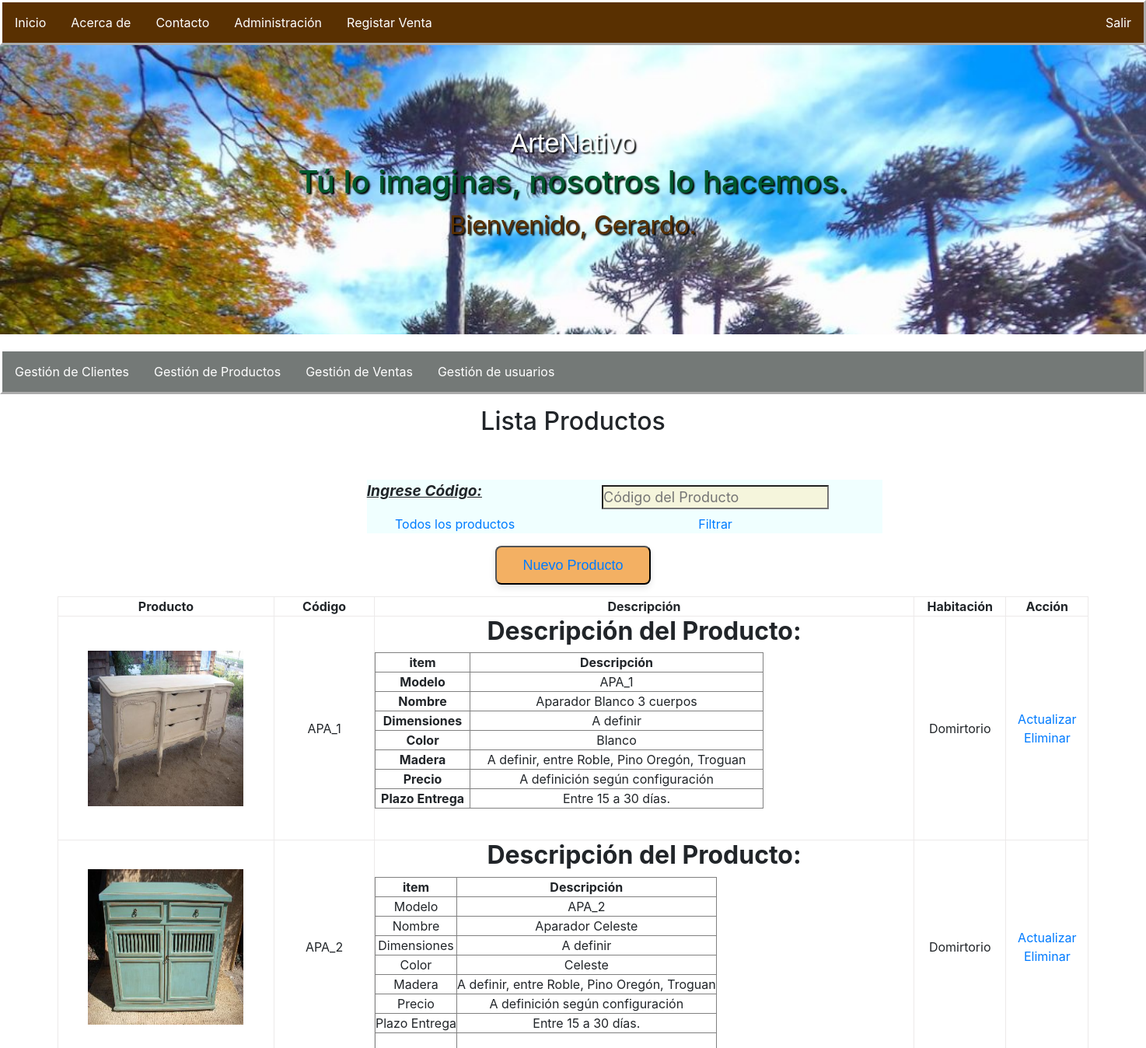
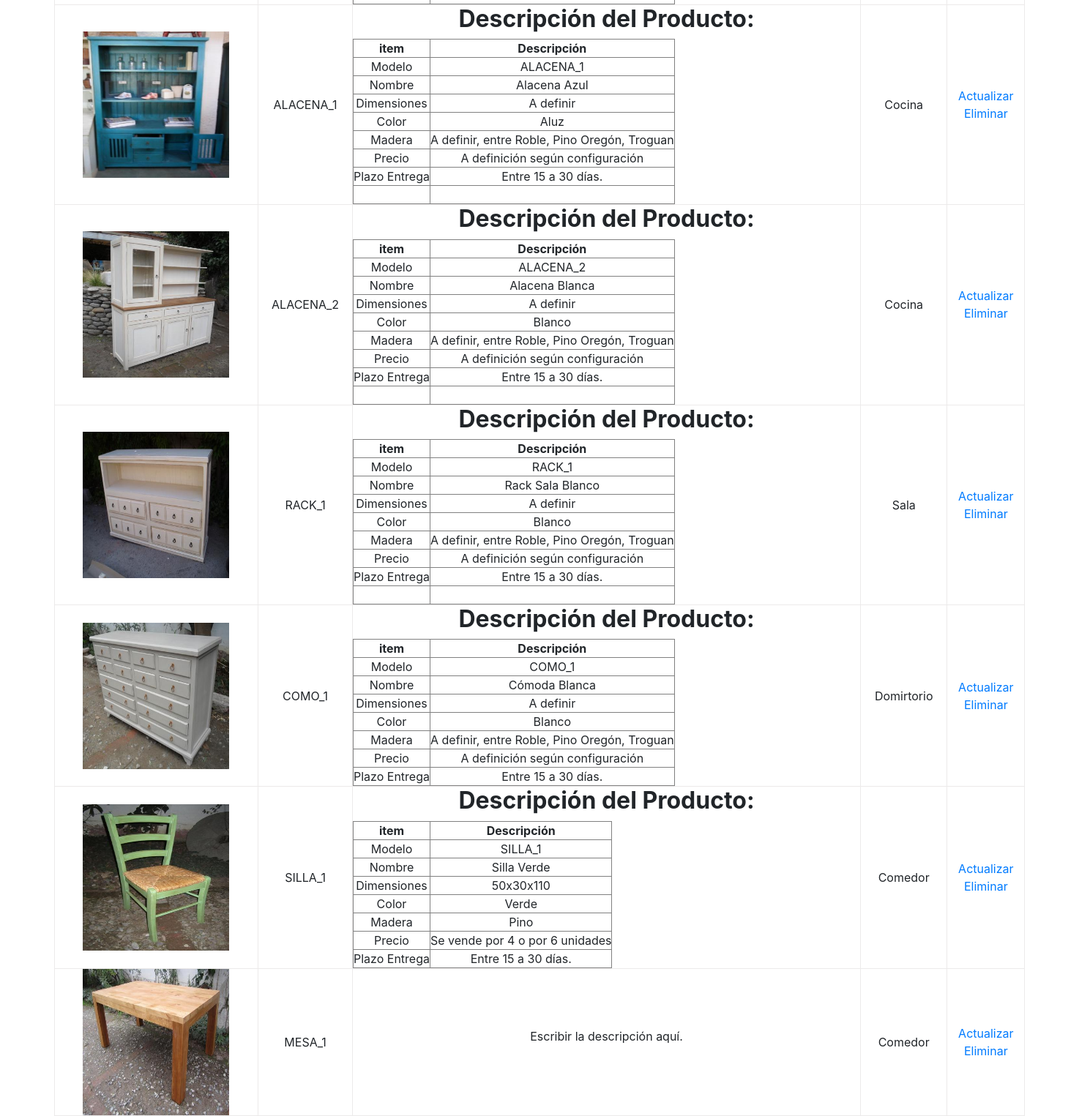
Screenshot of /ListaProductos/ (signed in) with the database file from the repository (2 pictures, top to bottom).
### ArteNativo/models.py (models this page shows)
class Productos(models.Model):
    app_label = 'ArteNativo'
    tipo =(
        ('A', 'Domirtorio'),
        ('B', 'Sala'),
        ('C', 'Comedor'),
        ('D', 'Cocina'),
        ('E', 'Exteriores'),
        ('F', 'Decoración')
    )
    Estados = (
        (True, 'Activo'),
        (False, 'Inactivo')
    )
    IdProducto = models.CharField(max_length=10, primary_key=True)
    NombreProducto = models.CharField(max_length=50, blank=False, null=False, default='Descripción corta')
    TipoProducto = models.CharField(max_length=1, choices=tipo, null=False, blank=False,default='B')
    ImagenProducto = models.ImageField(upload_to='ImgProducto/',null=False, blank=False)
    PrecioUnitario = models.DecimalField(max_digits=8, default=0, decimal_places=2)
    Stock = models.IntegerField(blank=False, null=False, default=0)
    Descripcion = RichTextField(blank=True, null=True)
    EstadoProducto = models.BooleanField(blank=False, null=False, choices=Estados, default=True)

### ArteNativo/views.py (the view)
# urls.py: path('ListaProductos/', views.TablaListView.as_view(), name='TablaProductos'),
class TablaListView(LoginRequiredMixin, ListView):
    model = Productos
    template_name = "TablaProductos.html"
    context_object_name = 'ListadeProductos'

### ArteNativo/templates/TablaProductos.html (shortened to what this page needs)
{% extends 'ArteNativo.html' %}
{% block content %}
<form method="post">
<body>
    <form method="post" id="Buscador">
        <h2>Lista Productos</h2>
        <br><br>
        <div style="width: 100%;text-align: center;vertical-align: middle;margin-left: 30%;">
            <table style="width: 50%;background-color: azure;">
                <tr>
                    <td><p style="text-align: left; text-decoration: underline; font-weight: bold;font-size:larger;font-style: italic;">Ingrese Código:</p></td>
                    <td>&nbsp;</td>
                    <td><input id="id_Producto" type="text" name="filtro_ID" placeholder="Código del Producto" onchange="Enlace()" style="font-size: large; background-color: beige;"></td>
                </tr>
                <tr>
                    <td><a href="{% url 'TablaProductos' %}">Todos los productos</a></td>
                    <td>&nbsp;</td>
                    <td><a id="EnlaceForm" href="{% url 'ProductoFiltrado' id_producto='A1' %}">Filtrar</a></td>
                </tr>
            </table>
        </div>
    </form>
    <div>
        <table border="1" cellpadding = "1" cellspacing="1" style="margin-top: 15px;width: 100%;border-color: rgb(236, 234, 234);">
            <thead>
                <tr>
                    <th>Producto</th>
                    <th>Código</th>
                    <th>Descripción</th>
                    <th>Habitación</th>
                    <th>Acción</th>
                </tr>
            </thead>
            <tbody>
                {% for producto in ListadeProductos %}
                    <tr>
                        <td><img src= '{{producto.ImagenProducto.url}}' alt="{{producto.IdProducto}}" width="200" height="200"></td>
                        <td>{{ producto.IdProducto }}</td>
                        <td>{{ producto.Descripcion|safe}}</td>
                        <td>{{ producto.get_TipoProducto_display}}</td>
                        <td><a href="{% url 'EditarProductoForm' producto.IdProducto %}">Actualizar</a><br>
                            <a href="{% url 'EliminarProducto' producto.IdProducto %}">Eliminar</a>
                        </td>
                    </tr>
                {% endfor %}
                <tr>
                    <button class="btn-comun"><a href="{% url 'NuevoProducto' %}">Nuevo Producto</a></button>
                </tr>
            </tbody>
        </table>
    </div>
</body>
</form>
{% endblock %}

### ArteNativo/templates/ArteNativo.html (shortened to what this page needs)
<!DOCTYPE html>
<html lang="es">
    {% load static %}
    <head>
        <link rel="stylesheet" href="https://stackpath.bootstrapcdn.com/bootstrap/4.3.1/css/bootstrap.min.css">
    </head>
    <body>
        <nav>
            <ul>
                <li><a href="{% url 'ListaProducto' %}" onclick="OcultarAdm()">Inicio</a></li>
                <li><a href="#Acercade" onclick="MostrarAcercaDe()">Acerca de</a></li>
                <li><a href="#contacto">Contacto</a></li>
                {% if user.is_authenticated %}
                    <li><a href="{% url 'administracion' %}">Administración</a></li>
                    <li><a href="#Registrar Venta">Registar Venta</a></li>
                    <li style="float: right;"><a href="{% url 'salir' %}">Salir</a></li>
                {% else %}
                    <li style="float: right;"><a href="{% url 'entrar' %}">Entrar</a></li>
                {% endif %}
            </ul>
        </nav>
        <header style="background-image: url({% static 'img/cabecera.jpg' %});">
            <span style="font-size:26pt; font-family:'Arial Black', Gadget, sans-serif; color:#fefefe; text-shadow: 2px 2px 2px #000000; ">ArteNativo</span>
            <h1 style="color: rgb(1, 89, 46);text-shadow: 2px 2px 2px #000000;">Tú lo imaginas, nosotros lo hacemos.</h1>
            {% if user.is_authenticated %}
                <p style="color: rgb(89, 48, 1);text-shadow: 2px 2px 2px #000000;font-size: 24pt;"> Bienvenido, {{user.first_name}}.</p>
            {% endif %}
        </header>
        <nav  id="MenuAdm" style="background-color: rgb(116, 121, 119);margin-top: 0.5cm;">
            <ul>
                <li><a href="{% url 'ListaClientes' %}">Gestión de Clientes</a></li>
                <li><a href="{% url 'TablaProductos' %}">Gestión de Productos</a></li>
                <li><a href="#FormVentas">Gestión de Ventas</a></li>
                <li><a href="{% url 'ListaUsuarios' %}">Gestión de usuarios</a></li>
            </ul>
        </nav>
        <section id="formularios">
            <div id="Contenido">
                <p>{% block content %}{% endblock %}</p>
            </div>
        </section>
    </body>
</html>

### ArteNativo/templates/ArteNativo.html (style rules this page uses)
* { margin: 0; padding: 0; }
#MenuAdm { display:none; }
body { font-family: 'Arial', sans-serif; margin: 0; padding: 0; }
nav { background-color: rgb(89, 48, 1); float:none; border: white; border-style: outset; width: 100%; }
nav ul { list-style-type: none; margin: 0; padding: 0; overflow: hidden; }
nav li { float: left; }
nav a { display: block; color: white; text-align: center; padding: 14px 16px; text-decoration: none; }
header { background-size: cover; color: white; text-align: center; padding: 100px; }
section { width: 90%; margin: 0 auto; display:block; height: 100vh; align-items: center; text-align: center; }
button { background-color: rgb(243, 176, 99); color: white; border-radius: 8px; font-size: large; font-family: Impact, Haettenschweiler, 'Arial Narrow Bold', sans-serif; box-shadow: 0 4px 8px rgba(0,0,0,0.1); transition: background-color 0,3s ease; width: 200px; height: 50px; }
.btn-comun { background-color: rgb(243, 176, 99); color: white; border-radius: 8px; font-size: large; font-family: Impact, Haettenschweiler, 'Arial Narrow Bold', sans-serif; box-shadow: 0 4px 8px rgba(0,0,0,0.1); transition: background-color 0,3s ease; width: 200px; height: 50px; }
#Contenido { width: 100%; display: flexbox; align-items: center; justify-content: center; }

### ArteNativo/templates/TablaProductos.html (style rules this page uses)
#MenuAdm { display: block; }

### rows the page displays
Productos: ImagenProducto (picture), IdProducto "APA_1", Descripcion "Descripción del Producto: item Descripción Modelo APA_1 Nombre Aparador Blanco 3 cuerpos Dimensiones A definir Color Blanco Madera A definir, entre Roble, Pino Oregón, Troguan Precio A definición según configuración Plazo Entrega Entre 15 a 30 días.", TipoProducto "Domirtorio"
Productos: ImagenProducto (picture), IdProducto "APA_2", Descripcion "Descripción del Producto: item Descripción Modelo APA_2 Nombre Aparador Celeste Dimensiones A definir Color Celeste Madera A definir, entre Roble, Pino Oregón, Troguan Precio A definición según configuración Plazo Entrega Entre 15 a 30 días.", TipoProducto "Domirtorio"
Productos: ImagenProducto (picture), IdProducto "ALACENA_1", Descripcion "Descripción del Producto: item Descripción Modelo ALACENA_1 Nombre Alacena Azul Dimensiones A definir Color Aluz Madera A definir, entre Roble, Pino Oregón, Troguan Precio A definición según configuración Plazo Entrega Entre 15 a 30 días.", TipoProducto "Cocina"
Productos: ImagenProducto (picture), IdProducto "ALACENA_2", Descripcion "Descripción del Producto: item Descripción Modelo ALACENA_2 Nombre Alacena Blanca Dimensiones A definir Color Blanco Madera A definir, entre Roble, Pino Oregón, Troguan Precio A definición según configuración Plazo Entrega Entre 15 a 30 días.", TipoProducto "Cocina"
Productos: ImagenProducto (picture), IdProducto "RACK_1", Descripcion "Descripción del Producto: item Descripción Modelo RACK_1 Nombre Rack Sala Blanco Dimensiones A definir Color Blanco Madera A definir, entre Roble, Pino Oregón, Troguan Precio A definición según configuración Plazo Entrega Entre 15 a 30 días.", TipoProducto "Sala"
Productos: ImagenProducto (picture), IdProducto "COMO_1", Descripcion "Descripción del Producto: item Descripción Modelo COMO_1 Nombre Cómoda Blanca Dimensiones A definir Color Blanco Madera A definir, entre Roble, Pino Oregón, Troguan Precio A definición según configuración Plazo Entrega Entre 15 a 30 días.", TipoProducto "Domirtorio"
Productos: ImagenProducto (picture), IdProducto "SILLA_1", Descripcion "Descripción del Producto: item Descripción Modelo SILLA_1 Nombre Silla Verde Dimensiones 50x30x110 Color Verde Madera Pino Precio Se vende por 4 o por 6 unidades Plazo Entrega Entre 15 a 30 días.", TipoProducto "Comedor"
Productos: ImagenProducto (picture), IdProducto "MESA_1", Descripcion "Escribir la descripción aquí.", TipoProducto "Comedor"

### other values shown
{{ user.first_name }} "Gerardo"
